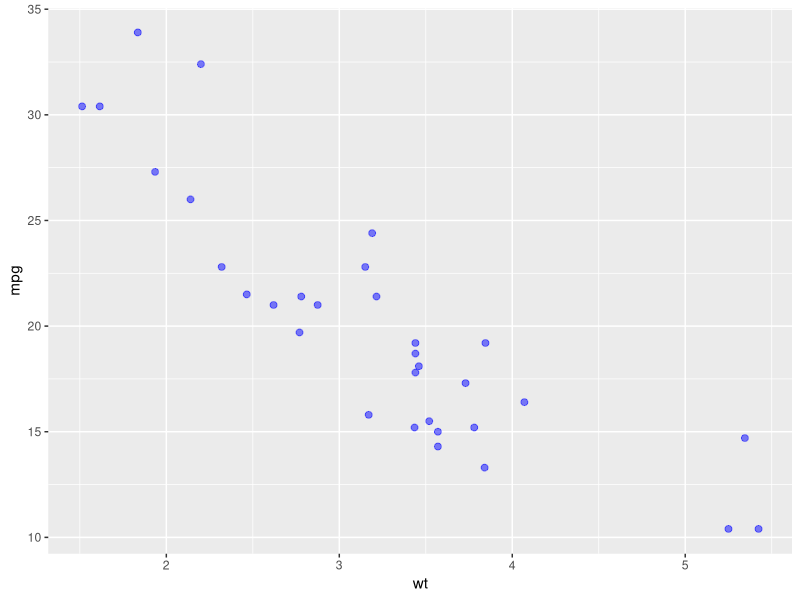
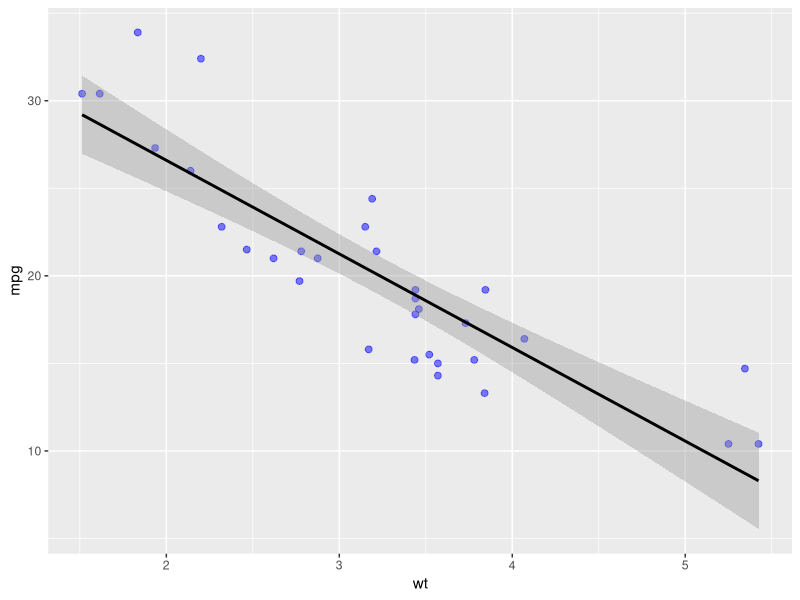
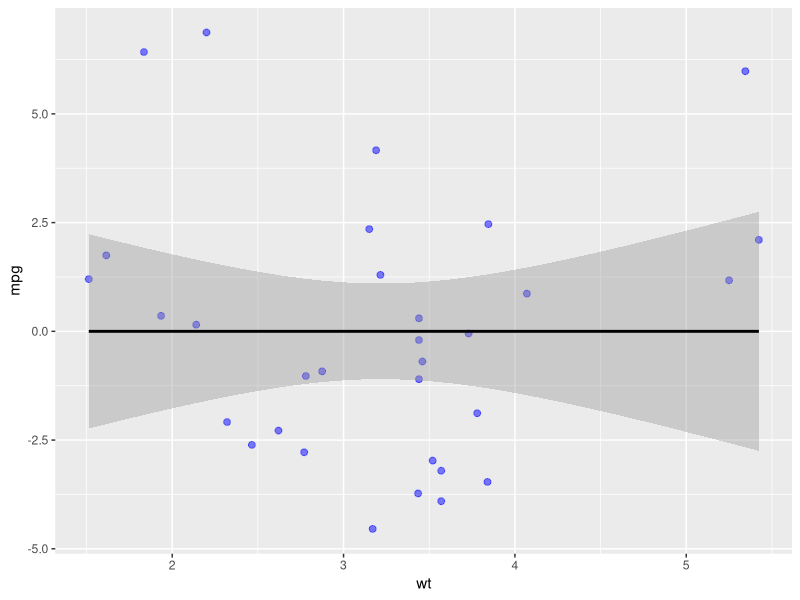
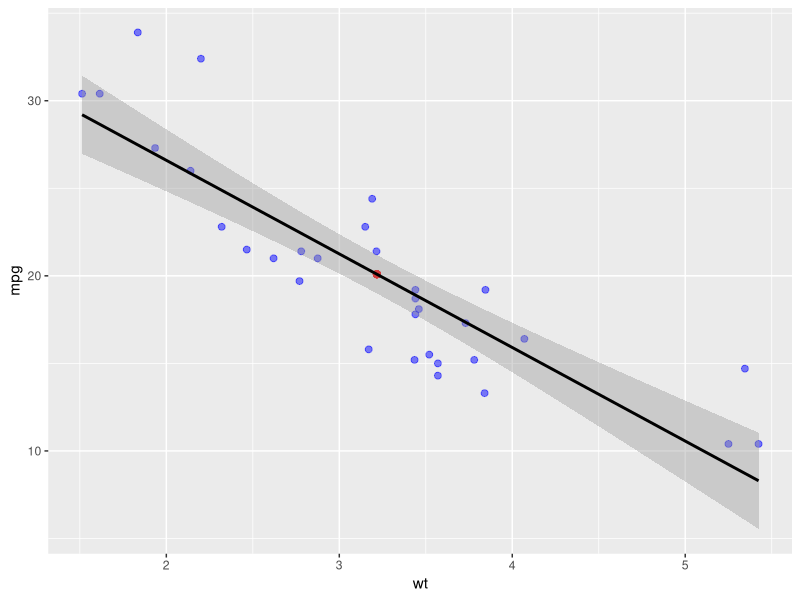

R code for these plots, in order:
## ---- chunk 1
knitr::opts_chunk$set(echo = TRUE)
## ---- chunk 2
data(mtcars)
str(mtcars)
## ---- chunk 3
library(ggplot2)
g = ggplot(mtcars, aes(x = wt, y = mpg))
g = g + xlab("wt")
g = g + ylab("mpg")
g = g + geom_point(size = 2, colour = "blue", alpha=0.5)
g
## ---- chunk 4
fit <- lm(mpg ~ wt, mtcars)
summary(fit)
## ---- chunk 5
g = ggplot(mtcars, aes(x = wt, y = mpg))
g = g + xlab("wt")
g = g + ylab("mpg")
g = g + geom_point(size = 2, colour = "blue", alpha=0.5)
g = g + geom_smooth(method = "lm", colour = "black")
g
## ---- chunk 6
sumCoef <- summary(fit)$coefficients # Get coefficent
sumCoef
# coef(fit)
## ---- chunk 7
summary(fit)$r.squared
## ---- chunk 8
# Mean of mpg
mu <- mean(mtcars$mpg)

# Total variable of mpg
sTot <- sum((mtcars$mpg - mu)^2)

# Residual variation of mpg
sRes <- deviance(fit)

# R2
1-sRes/sTot # by definition

# cor^2 = R2
cor(mtcars$mpg, mtcars$wt)^2
## ---- chunk 9
g = ggplot(mtcars, aes(x = wt, y = resid(fit)))
g = g + xlab("wt")
g = g + ylab("mpg")
g = g + geom_point(size = 2, colour = "blue", alpha=0.5)
g = g + geom_smooth(method = "lm", colour = "black")
g
## ---- chunk 10
n <- length(mtcars$mpg)
# Estimated residual standard deviation can be calculated in 3 ways
summary(fit)$sigma            # by lm$sigma
sqrt(sum(resid(fit)^2)/(n-2)) # by definition
sqrt(deviance(fit)/(n-2))     # by lm
## ---- chunk 11
min(residuals(fit))
## ---- chunk 12
wt.pred <- mean(mtcars$wt)
(mpg.outcome <- predict(fit, data.frame(wt=wt.pred)))
## ---- chunk 13
intercept <- sumCoef[1,1]
slope <- sumCoef[2,1]
intercept + slope * wt.pred
## ---- chunk 14
g = ggplot(mtcars, aes(x = wt, y = mpg))
g = g + xlab("wt")
g = g + ylab("mpg")
g = g + geom_point(size = 2, colour = "blue", alpha=0.5)
g = g + geom_point(aes(x=wt.pred, y=mpg.outcome), size = 2, colour = "red", alpha=0.5)
g = g + geom_smooth(method = "lm", colour = "black")
g
## ---- chunk 15
predict(fit, data.frame(wt=mean(mtcars$wt)), interval=("confidence"), level=0.95)
## ---- chunk 16
predict(fit, data.frame(wt=mean(mtcars$wt)), interval=("prediction"), level=0.95)
## ---- chunk 17
ssx <- sum((mtcars$wt - mean(mtcars$wt))^2)
sigma <- summary(fit)$sigma
se1 <- sigma*sqrt(1/length(mtcars$mpg)+(wt.pred-mean(mtcars$wt))^2/ssx)   # standard error of confidence interval
se2 <- sigma*sqrt(1+1/length(mtcars$mpg)+(wt.pred-mean(mtcars$wt))^2/ssx) # standard error of prediction interval
mpg.outcome + c(-1,1) * se1 * qt(0.975, df=fit$df) # confidence interval
mpg.outcome + c(-1,1) * se2 * qt(0.975, df=fit$df) # prediction interval
## ---- chunk 18
(sumCoef[2,1] + c(-1,1) * sumCoef[2,2] * qt(0.975, df=fit$df)) * 2
